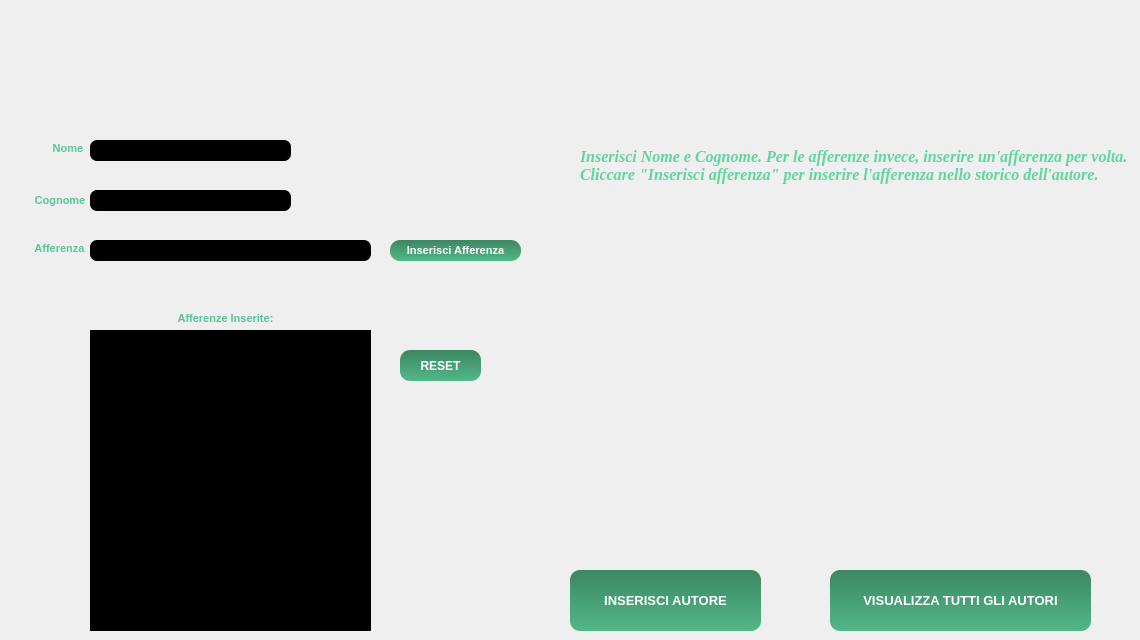
    <widget class="QWidget" name="paginaInsAutore">
     <widget class="QPushButton" name="bottoneInserAutore">
      <property name="geometry">
       <rect>
        <x>570</x>
        <y>570</y>
        <width>191</width>
        <height>61</height>
       </rect>
      </property>
      <property name="font">
       <font>
        <family>Tahoma</family>
        <pointsize>10</pointsize>
        <weight>75</weight>
        <italic>false</italic>
        <bold>true</bold>
       </font>
      </property>
      <property name="styleSheet">
       <string notr="true">QPushButton{
	background-color: qlineargradient(spread:pad, x1:1, y1:0, x2:1, y2:1, stop:0 rgba(60, 135, 99, 255), stop:1 rgba(82, 183, 136, 255));
	color: rgb(255, 255, 255);
	border-radius: 10px;
}

QPushButton:hover{
	background-color: rgb(60, 134, 99);
}
QPushButton:pressed {
	background-color: rgb(43, 97, 72);
}
</string>
      </property>
      <property name="text">
       <string>INSERISCI AUTORE</string>
      </property>
     </widget>
     <widget class="QLabel" name="label_2">
      <property name="geometry">
       <rect>
        <x>30</x>
        <y>190</y>
        <width>60</width>
        <height>21</height>
       </rect>
      </property>
      <property name="font">
       <font>
        <family>Tahoma</family>
        <pointsize>8</pointsize>
        <weight>75</weight>
        <italic>false</italic>
        <bold>true</bold>
       </font>
      </property>
      <property name="styleSheet">
       <string notr="true">color: rgb(89, 199, 148);</string>
      </property>
      <property name="text">
       <string>Cognome</string>
      </property>
      <property name="alignment">
       <set>Qt::AlignCenter</set>
      </property>
     </widget>
     <widget class="QPushButton" name="pulsanteVisualizzaAutori">
      <property name="geometry">
       <rect>
        <x>830</x>
        <y>570</y>
        <width>261</width>
        <height>61</height>
       </rect>
      </property>
      <property name="font">
       <font>
        <family>Tahoma</family>
        <pointsize>10</pointsize>
        <weight>75</weight>
        <italic>false</italic>
        <bold>true</bold>
       </font>
      </property>
      <property name="styleSheet">
       <string notr="true">QPushButton{
	background-color: qlineargradient(spread:pad, x1:1, y1:0, x2:1, y2:1, stop:0 rgba(60, 135, 99, 255), stop:1 rgba(82, 183, 136, 255));
	color: rgb(255, 255, 255);
	border-radius: 10px;
}

QPushButton:hover{
	background-color: rgb(60, 134, 99);
}
QPushButton:pressed {
	background-color: rgb(43, 97, 72);
}
</string>
      </property>
      <property name="text">
       <string>VISUALIZZA TUTTI GLI AUTORI</string>
      </property>
     </widget>
     <widget class="QLabel" name="label_5">
      <property name="geometry">
       <rect>
        <x>160</x>
        <y>310</y>
        <width>131</width>
        <height>16</height>
       </rect>
      </property>
      <property name="font">
       <font>
        <family>Tahoma</family>
        <pointsize>8</pointsize>
        <weight>75</weight>
        <italic>false</italic>
        <bold>true</bold>
       </font>
      </property>
      <property name="styleSheet">
       <string notr="true">color: rgb(89, 198, 147);</string>
      </property>
      <property name="text">
       <string>Afferenze Inserite:</string>
      </property>
      <property name="alignment">
       <set>Qt::AlignCenter</set>
      </property>
     </widget>
     <widget class="QListWidget" name="afferenzeInserite">
      <property name="geometry">
       <rect>
        <x>90</x>
        <y>330</y>
        <width>281</width>
        <height>301</height>
       </rect>
      </property>
      <property name="font">
       <font>
        <family>Tahoma</family>
        <pointsize>8</pointsize>
        <weight>75</weight>
        <bold>true</bold>
       </font>
      </property>
      <property name="styleSheet">
       <string notr="true">QListWidget{
background-color: rgb(0, 0, 0);
color: rgb(96, 214, 159);
}

  QListWidget::item:selected {
   background-color: rgb(96, 214, 159);
 }



 </string>
      </property>
     </widget>
     <widget class="QLabel" name="label_3">
      <property name="geometry">
       <rect>
        <x>30</x>
        <y>240</y>
        <width>59</width>
        <height>16</height>
       </rect>
      </property>
      <property name="font">
       <font>
        <family>Tahoma</family>
        <pointsize>8</pointsize>
        <weight>75</weight>
        <italic>false</italic>
        <bold>true</bold>
       </font>
      </property>
      <property name="styleSheet">
       <string notr="true">color: rgb(89, 199, 148);</string>
      </property>
      <property name="text">
       <string>Afferenza</string>
      </property>
      <property name="alignment">
       <set>Qt::AlignCenter</set>
      </property>
     </widget>
     <widget class="QPushButton" name="bottoneInserisciAfferenze">
      <property name="geometry">
       <rect>
        <x>390</x>
        <y>240</y>
        <width>131</width>
        <height>21</height>
       </rect>
      </property>
      <property name="font">
       <font>
        <family>Tahoma</family>
        <pointsize>8</pointsize>
        <weight>75</weight>
        <bold>true</bold>
       </font>
      </property>
      <property name="styleSheet">
       <string notr="true">QPushButton{
	background-color: qlineargradient(spread:pad, x1:1, y1:0, x2:1, y2:1, stop:0 rgba(60, 135, 99, 255), stop:1 rgba(82, 183, 136, 255));
	color: rgb(255, 255, 255);
	border-radius: 10px;

}

QPushButton:hover{
	background-color: rgb(60, 134, 99);
}
QPushButton:pressed {
	background-color: rgb(43, 97, 72);
}
</string>
      </property>
      <property name="text">
       <string>Inserisci Afferenza</string>
      </property>
     </widget>
     <widget class="QLabel" name="label_4">
      <property name="geometry">
       <rect>
        <x>580</x>
        <y>110</y>
        <width>551</width>
        <height>111</height>
       </rect>
      </property>
      <property name="font">
       <font>
        <family>Times New Roman</family>
        <pointsize>12</pointsize>
        <weight>75</weight>
        <italic>true</italic>
        <bold>true</bold>
       </font>
      </property>
      <property name="styleSheet">
       <string notr="true">color: rgb(96, 214, 159);
</string>
      </property>
      <property name="text">
       <string>Inserisci Nome e Cognome. Per le afferenze invece, inserire un'afferenza per volta. Cliccare &quot;Inserisci afferenza&quot; per inserire l'afferenza nello storico dell'autore.</string>
      </property>
      <property name="wordWrap">
       <bool>true</bool>
      </property>
     </widget>
     <widget class="QLabel" name="label">
      <property name="geometry">
       <rect>
        <x>50</x>
        <y>140</y>
        <width>36</width>
        <height>16</height>
       </rect>
      </property>
      <property name="font">
       <font>
        <family>Tahoma</family>
        <pointsize>8</pointsize>
        <weight>75</weight>
        <italic>false</italic>
        <bold>true</bold>
       </font>
      </property>
      <property name="styleSheet">
       <string notr="true">color: rgb(89, 199, 148);</string>
      </property>
      <property name="text">
       <string>Nome</string>
      </property>
      <property name="alignment">
       <set>Qt::AlignCenter</set>
      </property>
     </widget>
     <widget class="QPushButton" name="bottoneResetAutore">
      <property name="geometry">
       <rect>
        <x>400</x>
        <y>350</y>
        <width>81</width>
        <height>31</height>
       </rect>
      </property>
      <property name="font">
       <font>
        <family>Tahoma</family>
        <pointsize>9</pointsize>
        <weight>75</weight>
        <italic>false</italic>
        <bold>true</bold>
       </font>
      </property>
      <property name="styleSheet">
       <string notr="true">QPushButton{
	background-color: qlineargradient(spread:pad, x1:1, y1:0, x2:1, y2:1, stop:0 rgba(60, 135, 99, 255), stop:1 rgba(82, 183, 136, 255));
	color: rgb(255, 255, 255);
	border-radius: 10px;
}

QPushButton:hover{
	background-color: rgb(60, 134, 99);
}
QPushButton:pressed {
	background-color: rgb(43, 97, 72);
}
</string>
      </property>
      <property name="text">
       <string>RESET</string>
      </property>
     </widget>
     <widget class="QLineEdit" name="campoCognome">
      <property name="geometry">
       <rect>
        <x>90</x>
        <y>190</y>
        <width>201</width>
        <height>21</height>
       </rect>
      </property>
      <property name="font">
       <font>
        <family>Tahoma</family>
        <pointsize>8</pointsize>
        <weight>75</weight>
        <bold>true</bold>
       </font>
      </property>
      <property name="styleSheet">
       <string notr="true">QLineEdit{
	
	color: rgb(96, 214, 159);
	border-radius: 7px;
	background-color: rgb(0, 0, 0);
	color: rgb(103, 231, 171);
}
</string>
      </property>
     </widget>
     <widget class="QLineEdit" name="campoAfferenza">
      <property name="geometry">
       <rect>
        <x>90</x>
        <y>240</y>
        <width>281</width>
        <height>21</height>
       </rect>
      </property>
      <property name="font">
       <font>
        <family>Tahoma</family>
        <pointsize>8</pointsize>
        <weight>75</weight>
        <bold>true</bold>
       </font>
      </property>
      <property name="styleSheet">
       <string notr="true">QLineEdit{
	
	color: rgb(96, 214, 159);
	border-radius: 7px;
	background-color: rgb(0, 0, 0);
	color: rgb(103, 231, 171);
}
</string>
      </property>
     </widget>
     <widget class="QLineEdit" name="campoNome">
      <property name="geometry">
       <rect>
        <x>90</x>
        <y>140</y>
        <width>201</width>
        <height>21</height>
       </rect>
      </property>
      <property name="sizePolicy">
       <sizepolicy hsizetype="Expanding" vsizetype="Fixed">
        <horstretch>0</horstretch>
        <verstretch>0</verstretch>
       </sizepolicy>
      </property>
      <property name="font">
       <font>
        <family>Tahoma</family>
        <pointsize>8</pointsize>
        <weight>75</weight>
        <bold>true</bold>
       </font>
      </property>
      <property name="styleSheet">
       <string notr="true">QLineEdit{
	
	color: rgb(96, 214, 159);
	border-radius: 7px;
	background-color: rgb(0, 0, 0);
	color: rgb(103, 231, 171);
}
</string>
      </property>
     </widget>
    </widget>
